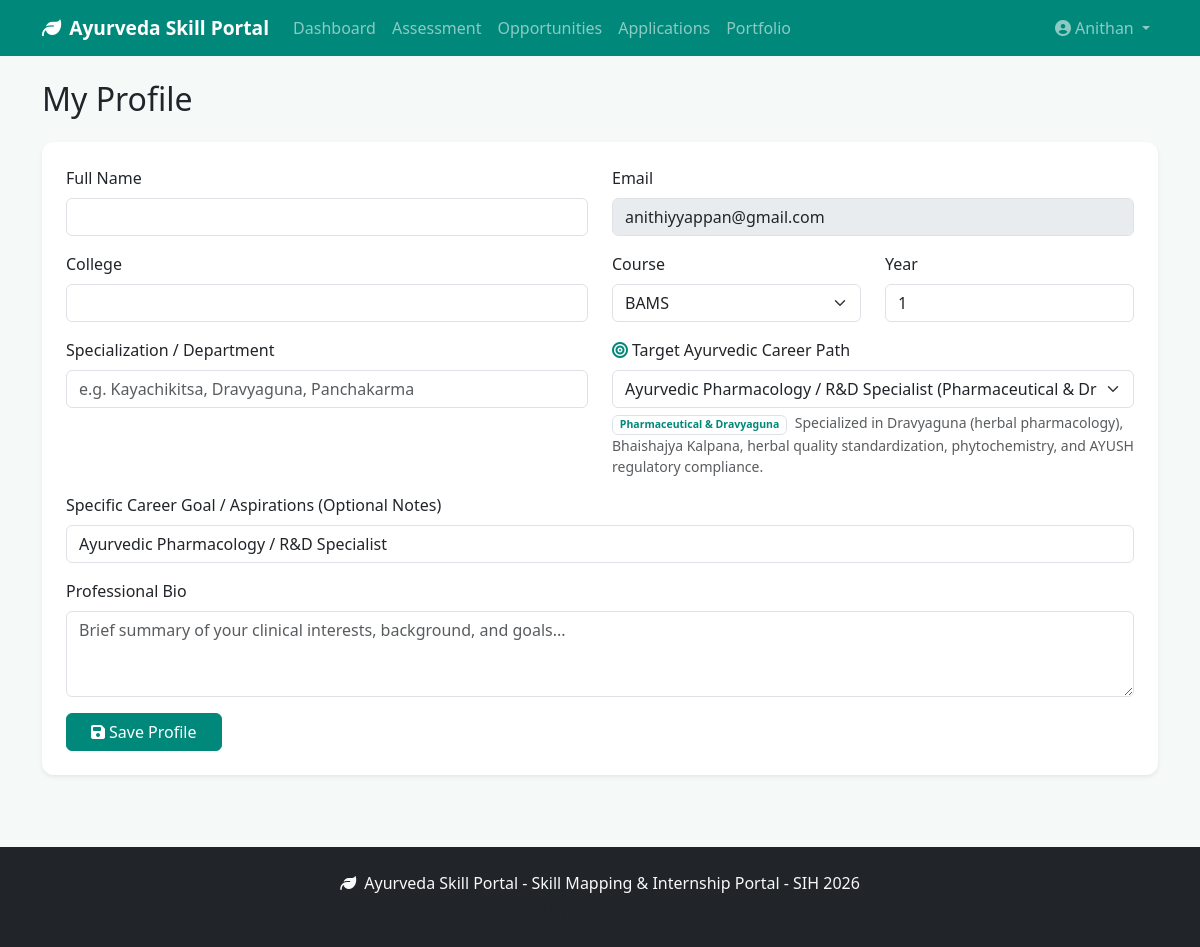
Screenshot of /student/profile/ (signed in) with the database file from the repository.
### students/models.py (models this page shows, shortened)
class Student(models.Model):
    COURSE_CHOICES = [
        ('BAMS', 'BAMS'),
        ('MD Ayurveda', 'MD Ayurveda'),
        ('PhD Ayurveda', 'PhD Ayurveda'),
    ]
    student_id = models.CharField(max_length=10, primary_key=True)
    user = models.OneToOneField(User, on_delete=models.CASCADE, related_name='student')
    name = models.CharField(max_length=200)
    email = models.EmailField(unique=True)
    college = models.CharField(max_length=300)
    course = models.CharField(max_length=50, choices=COURSE_CHOICES)
    year = models.IntegerField(default=1)
    specialization = models.CharField(max_length=200, blank=True)
    career_goal = models.CharField(max_length=300, blank=True)
    career_path = models.ForeignKey(
        'skills.CareerPath',
        on_delete=models.SET_NULL,
        null=True,
        blank=True,
        related_name='students',
    )
    registration_date = models.DateField(auto_now_add=True)
    portfolio_slug = models.SlugField(max_length=100, unique=True, blank=True)
    bio = models.TextField(blank=True)
    created_at = models.DateTimeField(auto_now_add=True)
    updated_at = models.DateTimeField(auto_now=True)
    class Meta:
        ordering = ['-created_at']

### skills/models.py (models this page shows, shortened)
class CareerPath(models.Model):
    CATEGORY_CHOICES = [
        ('Clinical Practice', 'Clinical Practice'),
        ('Clinical Specialization', 'Clinical Specialization'),
        ('Research & Development', 'Research & Development'),
        ('Pharmaceutical & Dravyaguna', 'Pharmaceutical & Dravyaguna'),
        ('Healthcare Management', 'Healthcare Management'),
        ('Public Health', 'Public Health'),
        ('Medical Communications', 'Medical Communications'),
        ('Wellness & Entrepreneurship', 'Wellness & Entrepreneurship'),
    ]
    id = models.AutoField(primary_key=True)
    name = models.CharField(max_length=200, unique=True)
    slug = models.SlugField(max_length=200, unique=True, blank=True)
    description = models.TextField(blank=True)
    career_category = models.CharField(max_length=100, choices=CATEGORY_CHOICES, default='Clinical Practice')
    is_active = models.BooleanField(default=True)
    created_at = models.DateTimeField(auto_now_add=True)
    updated_at = models.DateTimeField(auto_now=True)
    class Meta:
        ordering = ['career_category', 'name']
        verbose_name = 'Career Path'
        verbose_name_plural = 'Career Paths'

class CareerPathSkillRequirement(models.Model):
    PRIORITY_CHOICES = [
        ('High', 'High'),
        ('Medium', 'Medium'),
        ('Low', 'Low'),
    ]
    career_path = models.ForeignKey(CareerPath, on_delete=models.CASCADE, related_name='skill_requirements')
    skill = models.ForeignKey(Skill, on_delete=models.CASCADE, related_name='career_path_requirements')
    required_score = models.DecimalField(max_digits=5, decimal_places=2, default=70.0)
    importance_weight = models.DecimalField(max_digits=3, decimal_places=2, default=1.0)
    priority_level = models.CharField(max_length=20, choices=PRIORITY_CHOICES, default='High')
    class Meta:
        unique_together = ['career_path', 'skill']
        constraints = [
            models.UniqueConstraint(fields=['career_path', 'skill'], name='unique_career_path_skill_req'),
        ]
        ordering = ['-importance_weight', '-required_score']
        verbose_name = 'Career Path Skill Requirement'
        verbose_name_plural = 'Career Path Skill Requirements'

### portal/views.py (the view, shortened to what this page needs)
# urls.py: path('student/profile/', views.student_profile, name='student_profile'),
@role_required('STUDENT')
def student_profile(request):
    student = request.user.student
    career_paths = CareerPath.objects.filter(is_active=True).prefetch_related('skill_requirements__skill')
    return render(request, 'student/profile.html', {
        'student': student,
        'career_paths': career_paths,
    })

### accounts/permissions.py (called while the page is built)
def role_required(*roles):
    def decorator(view_func):
        @wraps(view_func)
        @login_required
        def wrapper(request, *args, **kwargs):
            profile = getattr(request.user, 'profile', None)
            if not profile or profile.role not in roles:
                if request.user.is_superuser and 'ADMIN' in roles:
                    return view_func(request, *args, **kwargs)
                raise PermissionDenied('You do not have permission to access this page.')
            return view_func(request, *args, **kwargs)
        return wrapper
    return decorator

### portal/context_processors.py (called while the page is built)
def site_context(request):
    return {
        'SITE_NAME': 'Ayurveda Skill Portal',
        'SITE_TAGLINE': 'Skill Mapping & Internship Portal - SIH 2026',
    }

### templates/student/profile.html (shortened to what this page needs)
{% extends 'base.html' %}
{% block content %}
<div class="container py-4">
    <h2 class="mb-4">My Profile</h2>
    <div class="card shadow-sm border-0">
        <div class="card-body p-4">
            <form method="post">
                <div class="row">
                    <div class="col-md-6 mb-3">
                        <label class="form-label">Full Name</label>
                        <input type="text" class="form-control" name="name" value="{{ student.name }}">
                    </div>
                    <div class="col-md-6 mb-3">
                        <label class="form-label">Email</label>
                        <input type="email" class="form-control" value="{{ student.email }}" disabled>
                    </div>
                    <div class="col-md-6 mb-3">
                        <label class="form-label">College</label>
                        <input type="text" class="form-control" name="college" value="{{ student.college }}">
                    </div>
                    <div class="col-md-3 mb-3">
                        <label class="form-label">Course</label>
                        <select class="form-select" name="course">
                            <option value="BAMS" {% if student.course == "BAMS" %}selected{% endif %}>BAMS</option>
                        </select>
                    </div>
                    <div class="col-md-3 mb-3">
                        <label class="form-label">Year</label>
                        <input type="number" class="form-control" name="year" value="{{ student.year }}" min="1" max="5">
                    </div>
                    <div class="col-md-6 mb-3">
                        <label class="form-label">Specialization / Department</label>
                        <input type="text" class="form-control" name="specialization" value="{{ student.specialization }}" placeholder="e.g. Kayachikitsa, Dravyaguna, Panchakarma">
                    </div>
                    <div class="col-md-6 mb-3">
                        <label class="form-label">
                            <i class="fas fa-bullseye text-teal me-1"></i>Target Ayurvedic Career Path
                        </label>
                        <select class="form-select" name="career_path" id="careerPathSelect">
                            {% for cp in career_paths %}
                            <option value="{{ cp.id }}"
                                    data-category="{{ cp.career_category }}"
                                    data-description="{{ cp.description }}"
                                    {% if student.career_path_id == cp.id %}selected{% endif %}>
                                {{ cp.name }} ({{ cp.career_category }})
                            </option>
                            {% endfor %}
                        </select>
                        <div id="careerPathInfo" class="form-text mt-1 text-muted">
                            {% if student.career_path %}
                            <span class="badge bg-teal-light text-teal border border-teal-subtle me-1">{{ student.career_path.career_category }}</span>
                            {{ student.career_path.description }}
                            {% endif %}
                        </div>
                    </div>
                    <div class="col-md-12 mb-3">
                        <label class="form-label">Specific Career Goal / Aspirations (Optional Notes)</label>
                        <input type="text" class="form-control" name="career_goal" value="{{ student.career_goal }}" placeholder="e.g. Open an independent Panchakarma wellness center in Pune">
                    </div>
                    <div class="col-12 mb-3">
                        <label class="form-label">Professional Bio</label>
                        <textarea class="form-control" name="bio" rows="3" placeholder="Brief summary of your clinical interests, background, and goals...">{{ student.bio }}</textarea>
                    </div>
                </div>
                <button type="submit" class="btn btn-teal px-4">
                    <i class="fas fa-save me-1"></i>Save Profile
                </button>
            </form>
        </div>
    </div>
</div>
{% endblock %}

### templates/base.html (shortened to what this page needs)
<!DOCTYPE html>
<html lang="en">
<head>
    <link href="https://cdn.jsdelivr.net/npm/bootstrap@5.3.2/dist/css/bootstrap.min.css" rel="stylesheet">
    <link href="https://cdnjs.cloudflare.com/ajax/libs/font-awesome/6.5.0/css/all.min.css" rel="stylesheet">
    <link href="/static/css/style.css" rel="stylesheet">
</head>
<body>
    <nav class="navbar navbar-expand-lg navbar-dark bg-teal sticky-top">
        <div class="container">
            <a class="navbar-brand fw-bold" href="{% url 'home' %}">
                <i class="fas fa-leaf me-2"></i>{{ SITE_NAME }}
            </a>
            <div class="collapse navbar-collapse" id="navbarNav">
                <ul class="navbar-nav me-auto">
                    {% if user.is_authenticated and user.profile.role == 'STUDENT' %}
                    <li class="nav-item"><a class="nav-link" href="{% url 'student_dashboard' %}">Dashboard</a></li>
                    <li class="nav-item"><a class="nav-link" href="{% url 'student_assessment' %}">Assessment</a></li>
                    <li class="nav-item"><a class="nav-link" href="{% url 'student_opportunities' %}">Opportunities</a></li>
                    <li class="nav-item"><a class="nav-link" href="{% url 'student_applications' %}">Applications</a></li>
                    <li class="nav-item"><a class="nav-link" href="{% url 'student_portfolio' %}">Portfolio</a></li>
                    {% elif user.is_authenticated and user.profile.role == 'INDUSTRY' %}
                    <li class="nav-item"><a class="nav-link" href="{% url 'industry_dashboard' %}">Dashboard</a></li>
                    <li class="nav-item"><a class="nav-link" href="{% url 'industry_post' %}">Post Opportunity</a></li>
                    <li class="nav-item"><a class="nav-link" href="{% url 'industry_applications' %}">Applications</a></li>
                    {% elif user.is_authenticated and user.profile.role == 'FACULTY' %}
                    <li class="nav-item"><a class="nav-link" href="{% url 'faculty_dashboard' %}">Dashboard</a></li>
                    <li class="nav-item"><a class="nav-link" href="{% url 'faculty_post' %}">Post FDP</a></li>
                    <li class="nav-item"><a class="nav-link" href="{% url 'faculty_analytics' %}">Analytics</a></li>
                    {% elif user.is_authenticated and user.profile.role == 'ADMIN' %}
                    <li class="nav-item"><a class="nav-link" href="{% url 'admin_dashboard' %}">Dashboard</a></li>
                    <li class="nav-item"><a class="nav-link" href="{% url 'admin_analytics' %}">Analytics</a></li>
                    <li class="nav-item"><a class="nav-link" href="{% url 'admin_users' %}">Users</a></li>
                    {% else %}
                    <li class="nav-item"><a class="nav-link" href="{% url 'about' %}">About</a></li>
                    <li class="nav-item"><a class="nav-link" href="{% url 'contact' %}">Contact</a></li>
                    {% endif %}
                </ul>
                <ul class="navbar-nav">
                    {% if user.is_authenticated %}
                    <li class="nav-item dropdown">
                        <a class="nav-link dropdown-toggle" href="#" data-bs-toggle="dropdown">
                            <i class="fas fa-user-circle me-1"></i>{{ user.username }}
                        </a>
                    </li>
                    {% else %}
                    <li class="nav-item"><a class="nav-link" href="{% url 'login' %}">Login</a></li>
                    <li class="nav-item"><a class="nav-link btn btn-light text-teal ms-2 px-3" href="{% url 'register' %}">Register</a></li>
                    {% endif %}
                </ul>
            </div>
        </div>
    </nav>
    <main>{% block content %}{% endblock %}</main>
    <footer class="bg-dark text-light py-4 mt-5">
        <div class="container text-center">
            <p class="mb-1"><i class="fas fa-leaf me-1"></i> {{ SITE_NAME }} - {{ SITE_TAGLINE }}</p>
            <small class="text-muted">&copy; 2026 Smart India Hackathon</small>
        </div>
    </footer>
    <div id="toast-container" class="toast-container position-fixed bottom-0 end-0 p-3"></div>
</body>
</html>

### static/css/style.css (style rules this page uses)
:root { --teal: #00897b; --teal-dark: #00695c; --teal-light: #4db6ac; --green: #2e7d32; --bg-light: #f5faf9; }
body { font-family: 'Segoe UI', system-ui, -apple-system, sans-serif; background-color: var(--bg-light); }
.bg-teal { background-color: var(--teal) !important; }
.text-teal { color: var(--teal) !important; }
.btn-teal { background-color: var(--teal); border-color: var(--teal); color: white; }
.navbar-brand { font-size: 1.2rem; }
.card { border-radius: 12px; }

### rows the page displays
Student: email "anithiyyappan@gmail.com", course "BAMS", year "1", career_path "Ayurvedic Pharmacology / R&D Specialist (Pharmaceutical & Dravyaguna)", career_path.career_category "Pharmaceutical & Dravyaguna", career_path.description "Specialized in Dravyaguna (herbal pharmacology), Bhaishajya Kalpana, herbal quality standardization, phytochemistry, and AYUSH regulatory compliance.", career_goal "Ayurvedic Pharmacology / R&D Specialist"

### other values shown
{{ SITE_NAME }} "Ayurveda Skill Portal"
{{ user.username }} "Anithan"
{{ SITE_TAGLINE }} "Skill Mapping & Internship Portal - SIH 2026"
